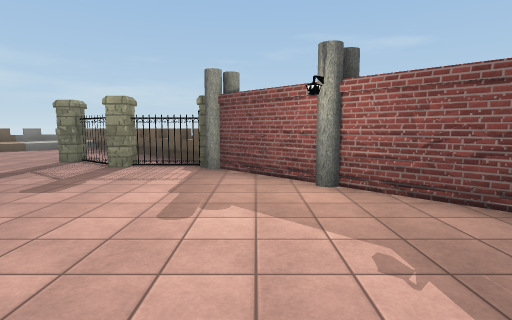
view 1 (above)

24 first-person views from a walk through a Unity game level. The camera is 1.5 m above the floor, tilts 6° down and sees 80° across. The floor is counted in squares, 2 m on a side. Each view is taken from the middle of a square. On the plan, view 1 faces up. The plan holds only what a view shows up to about 10 squares ahead; the rest is blank. The place goes on beyond the plan. The player is left out. Some animated figures are left out. Some surface patterns are stand-ins.

view 2
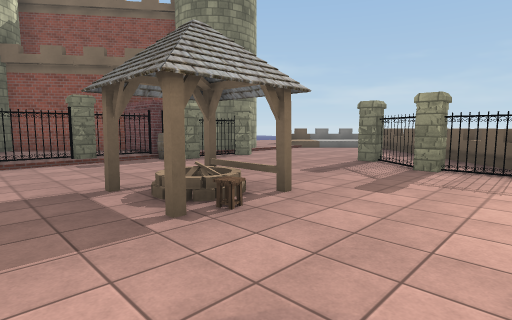

view 3
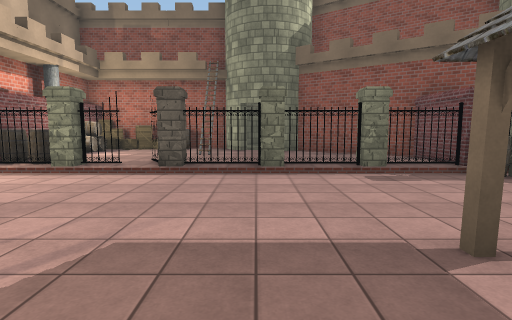

view 4
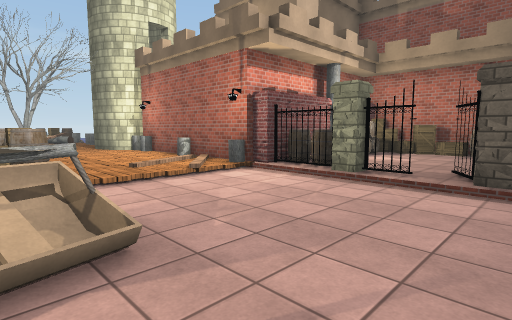

view 5
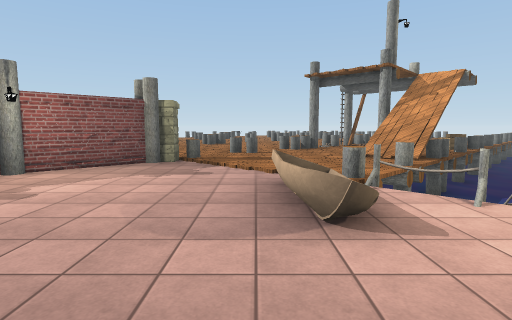

view 6
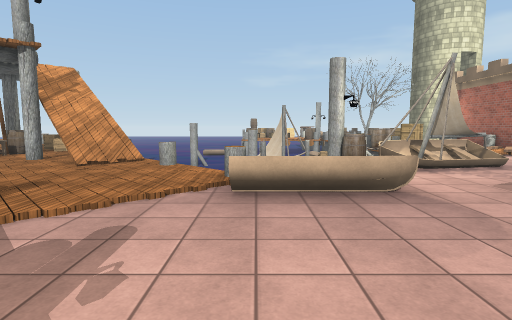

view 7
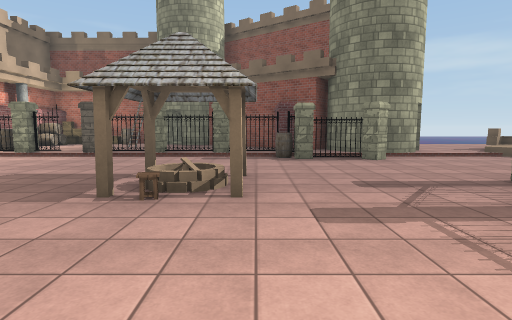

view 8
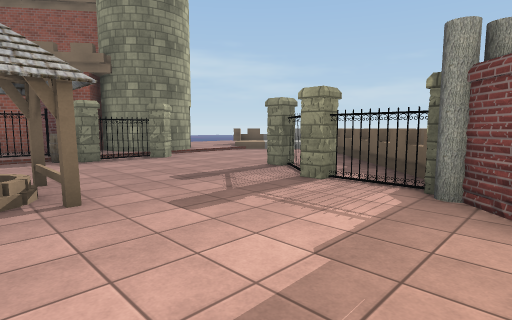

view 9
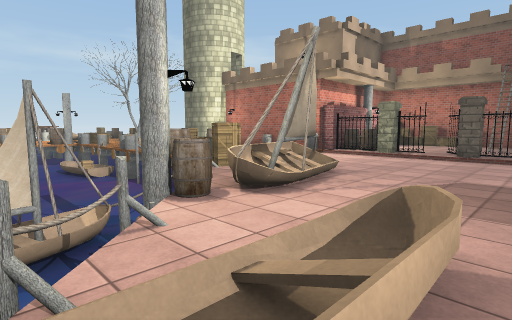

view 10
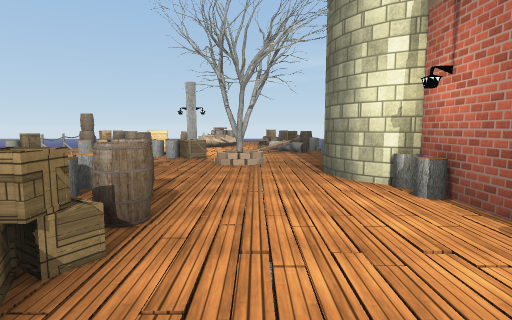

view 11
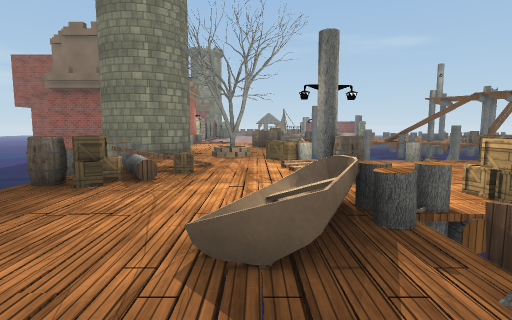

view 12
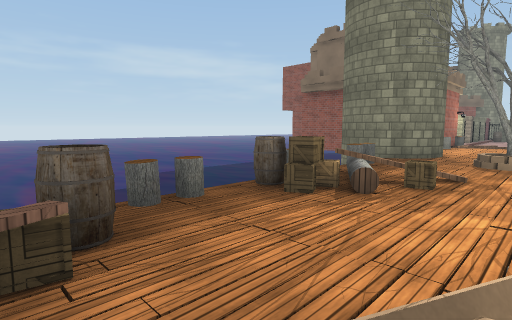

view 13
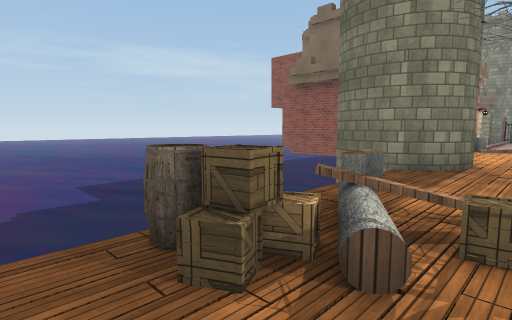

view 14
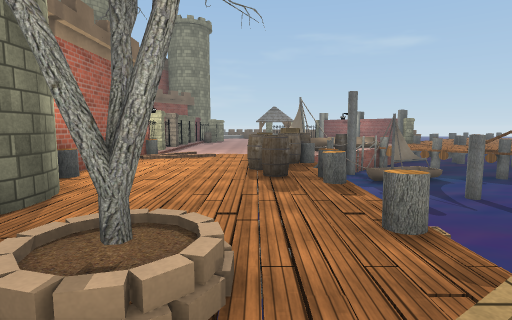

view 15
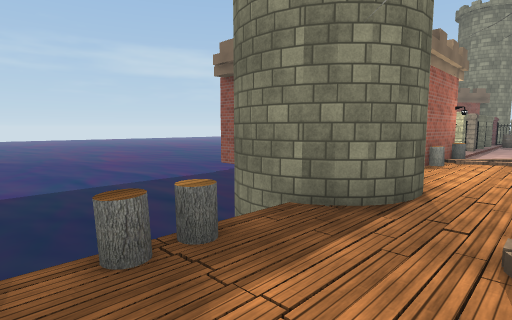

view 16
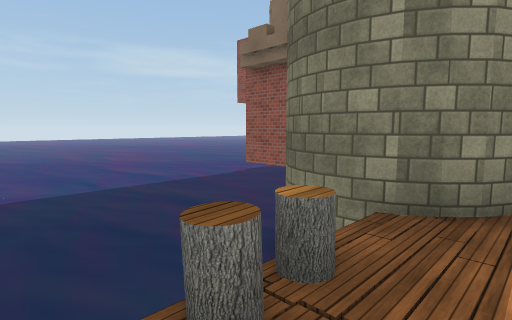

view 17
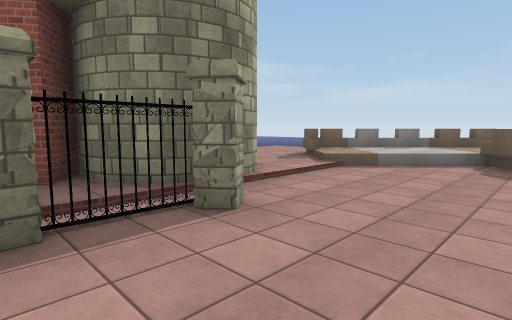

view 18
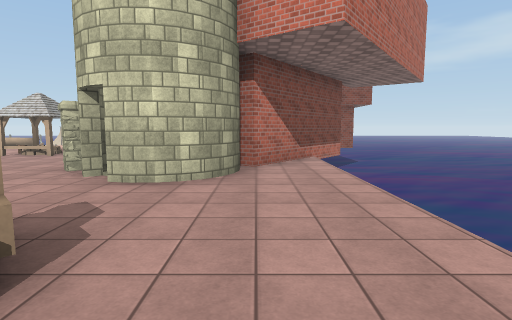

view 19
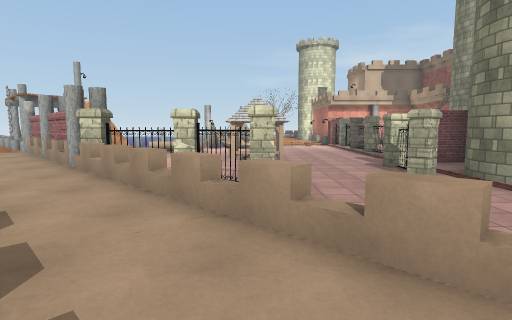

view 20
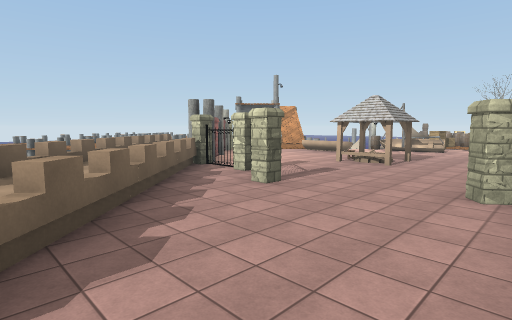

view 21
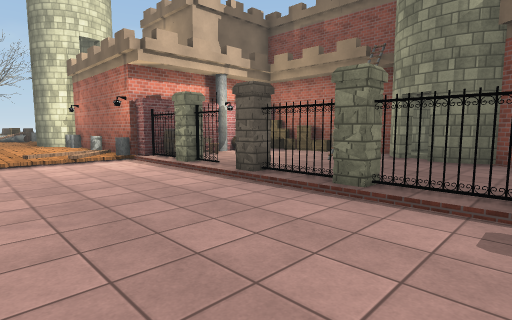

view 22
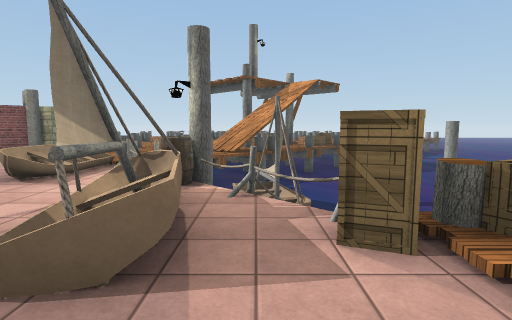

view 23
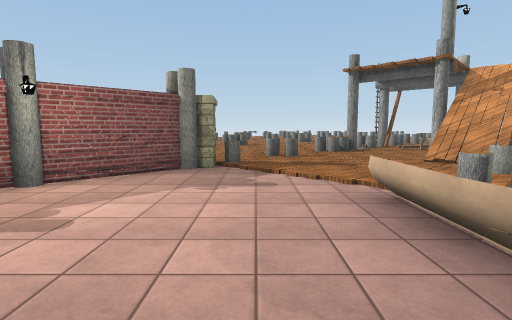

view 24
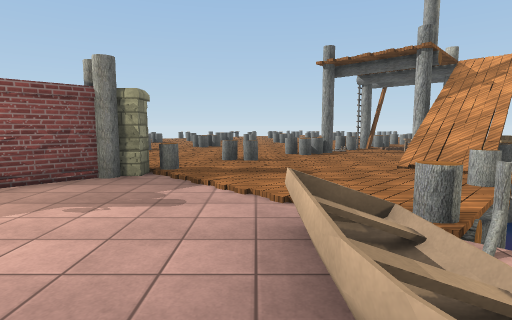

### Floor plan
Key: @ floor where view 1 was taken; # wall or solid block; x gap in a wall; . main floor; : floor 0.25 m higher than the main floor; + floor 0.5 m higher than the main floor; - floor 1.5 m lower than the main floor; / step, stairs or slope; = window, fence, low wall or low ledge; ≈ liquid the walk keeps out of; v drop or lower ground; C column; F fence; T tower; L ladder; R crate; B barrel; A boat; E tree; P plank; O other object.
Columns run from 15 left of view 1 to 7 right of it. Each row starts with its distance up from view 1.
 13        OO
 12     : O    +O
 11    ::OO//O+ O
 10   ≈:::O/..OO+OO
  9   ≈::::/....O  O
  8 ≈≈≈::#T/....O/ O
  7 ≈≈≈:####...C.OO O
  6 ≈≈≈:OTT#C...CFOOOO
  5 ≈≈≈#OO#F......CO#
  4 ≈≈≈O O#OC......OOOO
  3 ≈≈O OO#F..OO....O#O  .=
  2 ≈≈ T# C/...//....CO ::
  1    ##::F........./===.
  0  TTT :C/....../@//.==
 -1  OO#L:CF.....A//...: ==
 -2  OOO::F......BOOv... ##
 -3  ORR::CF...AAO≈≈≈=.  -=
 -4  ORRB:BF.....OAv≈≈v #OO
 -5  OR O#B////RO≈A≈≈≈≈ #B#
 -6  OOOO  #//BR≈≈≈≈≈≈≈≈=R
 -7        #//RB≈≈≈O≈  ≈≈RR
 -8  ≈≈    #/:RB≈≈≈≈≈≈  ≈≈
 -9 ≈≈≈##  #/:B#≈≈≈≈ OO
-10 ≈≈≈## T#/::=≈≈≈
-11 ≈≈≈≈≈TT /:::v≈
-12 ≈≈≈≈≈TTT//:= ≈
-13 ≈≈≈≈≈≈ ≈:E/:
-14 ≈≈≈≈≈≈≈x:/:RO≈≈R≈
-15 ≈≈≈≈≈≈ ≈//// xx
-16 ≈≈≈≈≈  =PROO ::
-17 ≈≈≈≈≈  BR::B:
-18 ≈  ≈≈  xR::Ax
-19 ≈≈≈    xP:AP
-20          ::x
-21           :

Positions as (right, up) in squares from view 1, and headings:
1: (0, 0), facing up
2: (-1, 0), facing up-left
3: (-3, 0), facing left
4: (-4, -1), facing down-left
5: (-4, 0), facing right
6: (0, 3), facing down
7: (0, 3), facing left
8: (0, 2), facing up-left
9: (0, 0), facing down-left
10: (-6, -6), facing down
11: (-5, -21), facing up
12: (-5, -20), facing up-left
13: (-6, -18), facing up-left
14: (-5, -14), facing up
15: (-6, -15), facing up-left
16: (-7, -15), facing up-left
17: (-5, 4), facing up-left
18: (-11, 12), facing down
19: (-4, 12), facing down
20: (-8, 11), facing down-right
21: (-5, 2), facing down-left
22: (-6, -4), facing right
23: (-3, 1), facing right
24: (-2, 0), facing right
